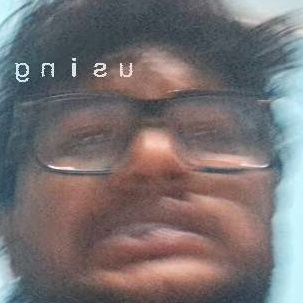
#> input picture face-recognition-poc/known_faces/Guest_17.jpg, 303 x 303 px, given in place of video, which was not available
$ python attendance_poc.py   (older library calls are emulated)
#> lines starting #> are read from the running program, lines starting #| are printed output that depends on the picture; pictures that were not available may be replaced by others from this repository, and a replacement may not be noted
### face-recognition-poc/camera_config.py
"""
Shared camera configuration for all face-recognition-poc scripts.
Saves/loads camera source and stream port so every script uses the same camera.
"""
from __future__ import annotations

import json
import os
from pathlib import Path

POC_DIR = Path(__file__).resolve().parent
CONFIG_PATH = POC_DIR / "camera_config.json"
DEFAULT_CAM_IP = "192.168.29.224"
DEFAULT_CAM_PORT = "4747"
DEFAULT_STREAM_PORT = 5000


def load_camera_config() -> tuple[str | int | None, int | None]:
    """
    Load saved camera config. Returns (video_source, stream_port).
    video_source is int 0 for webcam or str URL. stream_port is int or None.
    Returns (None, None) if no config or env VIDEO_SOURCE is set (env takes precedence).
    """
    if os.environ.get("VIDEO_SOURCE") is not None:
        raw = os.environ.get("VIDEO_SOURCE", "")
        vs = int(raw) if raw.strip().isdigit() else raw.strip()
        sp = int(os.environ.get("STREAM_PORT", str(DEFAULT_STREAM_PORT)))
        return vs, sp
    if not CONFIG_PATH.exists():
        return None, None
    try:
        with open(CONFIG_PATH, "r", encoding="utf-8") as f:
#> (reads face-recognition-poc/camera_config.json from the repository)
            data = json.load(f)
        vs = data.get("video_source")
        if vs is None:
            return None, None
        if isinstance(vs, int):
            return vs, data.get("stream_port", DEFAULT_STREAM_PORT)
        return str(vs), data.get("stream_port", DEFAULT_STREAM_PORT)
    except Exception:
        return None, None


# [36 lines left out: functions save_camera_config, prompt_camera_config, not called in this run]

### face-recognition-poc/attendance_poc.py
#!/usr/bin/env python3
"""
Smart School Attendance - Face Recognition PoC
==============================================
Simulates: Webcam/RTSP → Face Detection → Match against Known Faces → Log Attendance + WhatsApp

Usage:
  1. Create folder: known_faces/
  2. Add photos: known_faces/John_Doe.jpg, known_faces/Jane_Smith.jpg (filename = person name)
  3. Run: python attendance_poc.py

Press 'q' to quit.
"""

import csv
import json
import os
import time
import threading
from datetime import datetime
from pathlib import Path
from http.server import HTTPServer, BaseHTTPRequestHandler

import cv2
import numpy as np
import requests

# ============== CONFIGURATION ==============
POC_DIR = Path(__file__).parent
KNOWN_FACES_DIR = POC_DIR / "known_faces"
STUDENTS_CSV = POC_DIR / "students.csv"
TARGET_FPS = 4  # Process 4 frames per second (reduce CPU load)
# Heuristic similarity threshold for simple embedding matcher (0..1, higher = stricter)
CONFIDENCE_THRESHOLD = 0.6
COOLDOWN_SECONDS = 30  # Debounce: don't re-log same person within 30 seconds

# API: Next.js attendance-event endpoint (ensure dev server is running)
API_BASE_URL = os.environ.get("ATTENDANCE_API_URL", "http://localhost:3000")
API_KEY = os.environ.get("ATTENDANCE_API_KEY", "")


# [30 lines left out: functions _api_headers, fetch_camera_config, not called in this run]

# Video: 0 = webcam, or DroidCam/IP URL (set by env or prompt at start)
DEFAULT_CAM_IP = "192.168.29.224"
DEFAULT_CAM_PORT = "4747"
DEFAULT_STREAM_PORT = 5000  # Dashboard Live Feed and Face Scan use this
VIDEO_SOURCE = None  # set in main() after prompt or from env
STREAM_PORT = DEFAULT_STREAM_PORT

# Shared latest frame for MJPEG (dashboard + Face Scan use this same camera)
_latest_frame = None
_frame_lock = threading.Lock()
_stream_ready = False

# ============== GLOBALS ==============
last_attendance = {}  # {name: timestamp} for debouncing
last_unknown_report = 0  # Debounce unknown face reports
UNKNOWN_REPORT_COOLDOWN = 10  # Seconds between unknown face reports
last_auto_enroll_time = 0  # Debounce auto-enroll (same unknown face)
AUTO_ENROLL_COOLDOWN = 10  # Seconds between auto-enrolling new faces
last_frame_time = 0
frame_interval = 1.0 / TARGET_FPS
students_map = {}  # {name: {phone, tenant_id}}
MIN_ENROLL_FACE_SIZE = 60  # Minimum width/height for auto-enroll crop
MIN_ENROLL_SHARPNESS = 50  # Laplacian variance (lower = allow more blur)


def load_students():
    """Load student name -> phone mapping from students.csv."""
    global students_map
    students_map = {}
    if not STUDENTS_CSV.exists():
        print(f"[WARN] {STUDENTS_CSV} not found. WhatsApp API calls will use demo phone.")
        return
    with open(STUDENTS_CSV, newline="", encoding="utf-8") as f:
#> (reads face-recognition-poc/students.csv from the repository)
        reader = csv.DictReader(f)
        for row in reader:
            name = row.get("name", "").strip()
            if name:
                students_map[name] = {
                    "phone": row.get("phone", "").strip() or "916371070959",
                    "tenant_id": row.get("tenant_id", "").strip() or "delhi",
                }


def load_known_faces():
    """Load known face images from known_faces/ folder. Returns list of (name, image_path)."""
    known = []
    if not KNOWN_FACES_DIR.exists():
        KNOWN_FACES_DIR.mkdir(parents=True, exist_ok=True)
        return known
    for path in KNOWN_FACES_DIR.glob("*"):
        if path.suffix.lower() in (".jpg", ".jpeg", ".png", ".bmp"):
            name = path.stem.replace("_", " ")  # John_Doe.jpg -> John Doe
            known.append((name, str(path)))
    return known


# [55 lines left out: functions _get_next_student_id, _face_quality_ok, auto_enroll_unknown_face, not called in this run]


known_embeddings_cache: dict[str, np.ndarray] = {}
_use_face_recognition = False

try:
    import face_recognition
    _use_face_recognition = True
except ImportError:
    pass


# [12 lines left out: function _face_embedding, not called in this run]


def _face_embedding_fr(img: np.ndarray) -> np.ndarray | None:
    """face_recognition 128-d encoding. Returns None if no face detected."""
    if img is None or img.size == 0:
        return None
    rgb = cv2.cvtColor(img, cv2.COLOR_BGR2RGB)
    encodings = face_recognition.face_encodings(rgb)
    return encodings[0] if encodings else None


def find_match(frame, known_faces):
    """
    Detect faces in frame and compare against known faces.
    Uses face_recognition (128-d) when available, else OpenCV grayscale embedding.
    Returns (matched_name, confidence, unknown_face_crop).
    """
    try:
        gray = cv2.cvtColor(frame, cv2.COLOR_BGR2GRAY)
    except Exception:
        return None, 0.0, None

    cascade = cv2.CascadeClassifier(cv2.data.haarcascades + "haarcascade_frontalface_default.xml")
    if cascade.empty():
        return None, 0.0, None

    faces = cascade.detectMultiScale(gray, scaleFactor=1.2, minNeighbors=6, minSize=(60, 60))
    if len(faces) == 0:
        return None, 0.0, None

    x, y, w, h = max(faces, key=lambda r: r[2] * r[3])
    face_crop = frame[y : y + h, x : x + w].copy()

    if _use_face_recognition:
        face_emb = _face_embedding_fr(face_crop)
        if face_emb is not None:
            known_names = []
            known_encodings = []
            for name, ref_path in known_faces:
                try:
                    cache_key = f"fr:{ref_path}"
                    enc = known_embeddings_cache.get(cache_key)
                    if enc is None:
                        img = cv2.imread(ref_path)
                        if img is None:
                            continue
                        enc = _face_embedding_fr(img)
                        if enc is not None:
                            known_embeddings_cache[cache_key] = enc
                    if enc is not None:
                        known_names.append(name)
                        known_encodings.append(enc)
                except Exception:
                    continue
            if known_encodings:
                matches = face_recognition.compare_faces(
                    known_encodings, face_emb, tolerance=1.0 - CONFIDENCE_THRESHOLD
                )
                distances = face_recognition.face_distance(known_encodings, face_emb)
                best_idx = np.argmin(distances) if len(distances) > 0 else -1
                if best_idx >= 0 and matches[best_idx]:
                    conf = max(0.0, 1.0 - float(distances[best_idx]))
                    return known_names[best_idx], conf, None

    # Fallback: OpenCV grayscale embedding
    face_emb = _face_embedding(face_crop)
    best_name = None
    best_score = 0.0

    for name, ref_path in known_faces:
        try:
            cache_key = f"cv:{ref_path}"
            emb = known_embeddings_cache.get(cache_key)
            if emb is None:
                img = cv2.imread(ref_path)
                if img is None:
                    continue
                emb = _face_embedding(img)
                known_embeddings_cache[cache_key] = emb
            dist = float(np.linalg.norm(face_emb - emb))
            score = max(0.0, 1.0 - dist)
            if score > best_score:
                best_score = score
                best_name = name
        except Exception:
            continue

    if best_name and best_score >= CONFIDENCE_THRESHOLD:
        return best_name, best_score, None
    return None, 0.0, face_crop


# [65 lines left out: functions should_log_attendance, report_unknown_face, log_attendance, not called in this run]


def resolve_video_source_at_startup() -> bool:
    """
    Resolve VIDEO_SOURCE at startup. Priority: API > env > camera_config.json > prompt.
    Returns True if resolved, False if we need to prompt (local only).
    """
    global VIDEO_SOURCE, STREAM_PORT

    # 1. Try API (when ATTENDANCE_API_URL points to Vercel)
    if API_BASE_URL and not API_BASE_URL.startswith("http://localhost"):
        vs = fetch_camera_config()
        if vs is not None:
            VIDEO_SOURCE = vs
            STREAM_PORT = int(os.environ.get("STREAM_PORT", str(DEFAULT_STREAM_PORT)))
            return True

    # 2. Env VIDEO_SOURCE
    vs = os.environ.get("VIDEO_SOURCE")
    if vs is not None and str(vs).strip():
        VIDEO_SOURCE = int(vs) if str(vs).strip().isdigit() else str(vs).strip()
        STREAM_PORT = int(os.environ.get("STREAM_PORT", str(DEFAULT_STREAM_PORT)))
        return True

    # 3. camera_config.json (local)
    try:
        from camera_config import load_camera_config, prompt_camera_config as shared_prompt
        vs, sp = load_camera_config()
        if vs is not None and sp is not None:
            VIDEO_SOURCE = vs
            STREAM_PORT = sp
            return True
        if os.environ.get("HEADLESS", "").lower() in ("1", "true", "yes"):
            # Headless (Render): no interactive prompt, must have env or API
            print("HEADLESS: No camera config from API/env. Set VIDEO_SOURCE or save from dashboard.")
            return False
        VIDEO_SOURCE, STREAM_PORT = shared_prompt(ask_stream_port=True)
        return True
    except ImportError:
        pass

    # 4. Interactive prompt (local only)
    print("Camera source (DroidCam / IP webcam, or webcam)")
    ip = input(f"  IP address (or 0 for webcam) [{DEFAULT_CAM_IP}]: ").strip() or DEFAULT_CAM_IP
    if ip == "0" or ip.lower() == "webcam":
        VIDEO_SOURCE = 0
    else:
        port = input(f"  Port [{DEFAULT_CAM_PORT}]: ").strip() or DEFAULT_CAM_PORT
        VIDEO_SOURCE = f"http://{ip}:{port}/video"
    STREAM_PORT = int(input(f"  Stream port [{DEFAULT_STREAM_PORT}]: ").strip() or str(DEFAULT_STREAM_PORT))
    return True


def prompt_camera_config():
    """Use shared camera config (same as enroll_face, stream_server). Calls resolve_video_source_at_startup."""
    if not resolve_video_source_at_startup():
        raise SystemExit(1)


# [19 lines left out: function _students_json, not called in this run]


class _StreamHandler(BaseHTTPRequestHandler):
    def log_message(self, format, *args):
        pass

    # [40 lines left out: functions do_GET, _send_stream, not called in this run]


def _run_stream_server():
    server = HTTPServer(("0.0.0.0", STREAM_PORT), _StreamHandler)
    try:
        server.serve_forever()
    except Exception:
        pass
    finally:
        server.shutdown()


def main():
    global VIDEO_SOURCE, _latest_frame, _stream_ready
    _headless = os.environ.get("HEADLESS", "").lower() in ("1", "true", "yes")
    prompt_camera_config()
    load_students()
    known_faces = load_known_faces()
    if not known_faces:
        print("No known faces found. Add images to known_faces/ and run again.")
        return

    print(f"Loaded {len(known_faces)} known faces: {[n for n, _ in known_faces]}" + (" (face_recognition)" if _use_face_recognition else " (OpenCV fallback)"))
    print(f"Students: {len(students_map)} | API: {API_BASE_URL}")
    print(f"Video: {VIDEO_SOURCE}")
    print(f"Target FPS: {TARGET_FPS} | Confidence: {CONFIDENCE_THRESHOLD} | Cooldown: {COOLDOWN_SECONDS}s")
    print("Press 'q' to quit.\n")

    cap = cv2.VideoCapture(VIDEO_SOURCE)
    for _ in range(2):
        if cap.isOpened():
            break
        cap.release()
        time.sleep(2)
        cap = cv2.VideoCapture(VIDEO_SOURCE)
    if not cap.isOpened():
        print("Failed to open video source.")
        print("  Tips: DroidCam app on + same Wi‑Fi; or run again and enter 0 for webcam. Edit camera_config.json to change.")
        return

    # Serve same feed to dashboard (Live Feed + Face Scan use this)
    thread = threading.Thread(target=_run_stream_server, daemon=True)
    thread.start()
    print(f"Dashboard feed: http://localhost:{STREAM_PORT}/stream (Live Feed & Face Scan use this camera)")

    global last_frame_time
    last_frame_time = 0
    last_config_check = 0.0
    config_check_interval = 60.0  # seconds
    last_fetched_url: str | int | None = VIDEO_SOURCE
    use_api_config = bool(API_BASE_URL and not API_BASE_URL.startswith("http://localhost"))

    while True:
        now = time.time()

        # Hot-switch: fetch camera config from API every 60s
        if use_api_config and (now - last_config_check) >= config_check_interval:
            last_config_check = now
            new_vs = fetch_camera_config()
            if new_vs is not None and new_vs != last_fetched_url:
                norm = (0 if new_vs == 0 else str(new_vs))
                old_norm = (0 if last_fetched_url == 0 else str(last_fetched_url))
                if norm != old_norm:
                    print(f"\n>>> Camera URL changed, reconnecting: {new_vs}")
                    cap.release()
                    for attempt in range(3):
                        cap = cv2.VideoCapture(new_vs)
                        if cap.isOpened():
                            last_fetched_url = new_vs
                            print(">>> Reconnected successfully.")
                            break
                        cap.release()
                        time.sleep(2)
                    else:
                        print(">>> Reconnect failed, keeping previous source.")
                        cap = cv2.VideoCapture(last_fetched_url if last_fetched_url is not None else VIDEO_SOURCE)

        ret, frame = cap.read()
#> frame is the input picture: shape (303, 303, 3); mean B, G, R 113.9, 112.8, 119.4
        if not ret:
            break

        if now - last_frame_time < frame_interval:
            cap.grab()  # Skip frame
            continue
        last_frame_time = now

        # Flip for webcam mirror effect (optional)
        frame = cv2.flip(frame, 1)
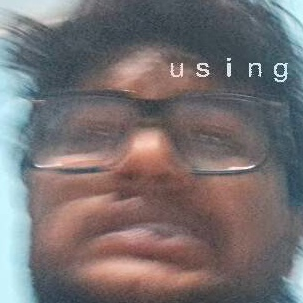
#> frame: shape (303, 303, 3); mean B, G, R 113.9, 112.8, 119.4

        name, confidence, unknown_crop = find_match(frame, known_faces)
#> in find_match, `gray = cv2.cvtColor(frame, cv2.COLOR_BGR2GRAY)`:
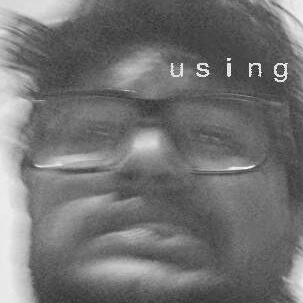
#> gray: shape (303, 303); min 19, max 254, mean 114.9
#> in find_match, `faces = cascade.detectMultiScale(gray, scaleFactor=1.2, minNeighbors=6..`: faces = [[26, 28, 244, 244]]
#> in find_match, `x, y, w, h = max(faces, key=lambda r: r[2] * r[3])`: x = 26; y = 28; w = 244
#> in find_match, `face_crop = frame[y : y + h, x : x + w].copy()`:
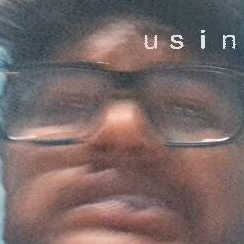
#> face_crop: shape (244, 244, 3); mean B, G, R 101.8, 103.2, 119.6

        if name and confidence >= CONFIDENCE_THRESHOLD:
            if should_log_attendance(name):
                log_attendance(name, confidence)
            # Draw label on frame
            cv2.putText(
                frame, f"{name} ({confidence:.0%})",
                (10, 30), cv2.FONT_HERSHEY_SIMPLEX, 1, (0, 255, 0), 2
            )
        else:
            enrolled_name = None
            if unknown_crop is not None:
                enrolled_name = auto_enroll_unknown_face(unknown_crop, known_faces)
                if enrolled_name is None:
                    report_unknown_face(unknown_crop)  # fallback: report to API if no auto-enroll
            if enrolled_name:
                cv2.putText(frame, f"Enrolled: {enrolled_name}", (10, 30), cv2.FONT_HERSHEY_SIMPLEX, 1, (0, 255, 255), 2)
            else:
                cv2.putText(frame, "Unknown (not registered)", (10, 30), cv2.FONT_HERSHEY_SIMPLEX, 0.8, (0, 0, 255), 2)

        # Serve this frame to dashboard (Live Feed + Face Scan)
        with _frame_lock:
            _latest_frame = frame.copy()
            _stream_ready = True

        # Skip GUI on headless (Render, cloud servers)
        if not _headless:
            cv2.imshow("Attendance PoC", frame)
            if cv2.waitKey(1) & 0xFF == ord("q"):
                break

    cap.release()
    if not _headless:
        cv2.destroyAllWindows()
    print("Done.")


if __name__ == "__main__":
    main()
#> (the call stopped at in _face_embedding_fr, `encodings = face_recognition.face_encodings(rgb)`: face_recognition is not available in this run)
